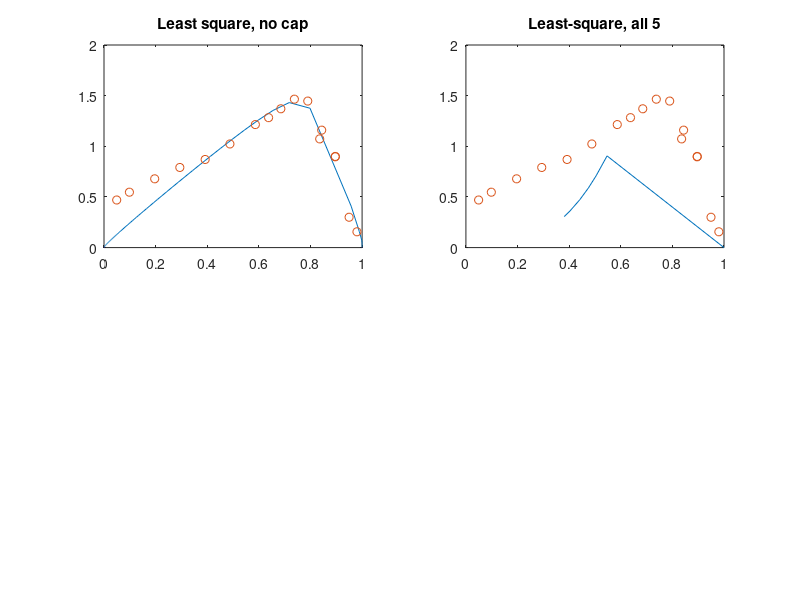

Write MATLAB code to recreate this figure. (Note: this script raises an error after producing the figure.)
% Estimating foam parameters using foam scan data
% Written by A. A. Eftekhari
% Revised on September 4th, 2014
% Revised on September 24th, 2014: including a faster objective function,
% few more optimization algorithms, and a worse visualization of the
% results!
% Explanaton: This code first ignores the epcap, fmcap parameters and fits
% fmmob, fmdry, and epdry, which will be used as initial estimates for the
% next optimization step for all parameters
% note:
% F2(1) = fmmob
% F2(2) = epdry
% F2(3) = fmdry
% F5(1) = fmcap
% F5(2) = epcap
% some more clarification: Frist, I calculate the saturation values using
% the foam flood data (fg, and mu_app) and the liquid relperm curve. Then I
% use those saturation values in the FM term (stars model) and mobility
% terms to define a very efficient objective function.
clc; clear;
%% Physical properties
% muw = 9.5430e-04; % Pa.s
muw = 0.0009523072117647059; % Pa.s
% mug = 2e-5; % Pa.s
mug = 1.976701521987679e-5; % Pa.s
visc = [mug muw];
% A = pi()*0.038^2/4; % [m^2] cross section area of the core
% u = 1e-6/60/A; % [m/s]
% u = 10*0.3048/(24*3600); % [m/s] **** IT'S NEVER CONSTANT ****
% sigma_wg = 0.03; % [N/m]
%% data
fg_exp = [0.0492309
 0.0984484
 0.196418
 0.293757
 0.391969
 0.487949
 0.586442
 0.637661
 0.685237
 0.737687
 0.789534
 0.83579
 0.84349
 0.896027
 0.896229
 0.94964
 0.980033];

muf_exp = [0.469885
 0.546869
 0.678961
 0.791027
 0.869952
 1.02302
 1.21448
 1.28277
 1.37034
 1.46518
 1.4465
 1.07299
 1.15943
 0.896267
 0.900058
 0.299594
 0.156026]; % [Pa.s]
u = [1.46839e-5
 1.46705e-5
 1.46302e-5
 1.45658e-5
 1.45016e-5
 1.43499e-5
 1.4214e-5
 1.41953e-5
 1.40065e-5
 1.40059e-5
 1.3965e-5
 1.78987e-5
 1.40845e-5
 1.41342e-5
 1.41617e-5
 1.45908e-5
 1.47197e-5]; %
[fg_exp, fg_ind] = sort(fg_exp);
muf_exp = muf_exp(fg_ind);
u = u(fg_ind);
%% define the functions
% swc = 0.20;
% sgr = 0.05;
% krg0 = 0.94;
% ng = 4.8;
% krw0 = 0.12;
% nw = 4;
% relperm = [krg0 ng krw0 nw swc sgr];
relperm = [ 0.94    1.8    0.46453264685357337,1.9774829446424782,0.2,0.04968307320292199]; % foam ct 0.03%
% relperm = [ 0.9560    1.4293    0.2843    3.9173    0.068    0.01]; % nanofoam
krg0 = relperm(1);
ng = relperm(2);
krw0 = relperm(3);
nw = relperm(4);
swc = relperm(5);
sgr = relperm(6);
% swc = 0.10;
% sgr = 0.05;
% krg0 = 0.94;
% ng = 1.8;
% krw0 = 0.22;
% nw = 4;
sigma_wg = 0.03;

sws = @(sw)((sw>swc).*(sw<1-sgr).*(sw-swc)/(1-sgr-swc)+(sw>=1-sgr).*ones(size(sw)));
kr = @(sw)((sw>=swc).*krg0.*(1-sws(sw)).^ng+(sw<swc).*(1+(krg0-1)/swc*sw));
krw = @(sw)((sw<=1-sgr).*krw0.*sws(sw).^nw+(sw>1-sgr).*(-(1-krw0)/sgr.*(1-sw)+1));

fm = @(sw, F2)(1+F2(1)*(0.5+atan(F2(2).*(sw-F2(3)))/pi()));
krg = @(sw, F2)(kr(sw)./fm(sw, F2));


%% Define the main functions
fg = @(sw, F2)((krg(sw,F2)/mug)./(krw(sw)/muw+krg(sw,F2)/mug));
mu_foam = @(sw, F2)(1./(krw(sw)/muw+krg(sw, F2)/mug));
fm2 = @(sw, F2, F5, mu_f)(1+F2(1)*(0.5+atan(F2(2).*(sw-F2(3)))/pi()).* ...
    (F5(1)./(mu_f.*u/sigma_wg)).^F5(2));
krg2 = @(sw, F2, F5, mu_f)(kr(sw)./fm2(sw, F2, F5, mu_f));
fg2 = @(sw, F2, F5, mu_f)((krg2(sw,F2, F5, mu_f)/mug)./(krw(sw)/muw+...
    krg2(sw,F2, F5, mu_f)/mug));
mu_foam2 = @(sw, F2, F5, mu_f)(1./(krw(sw)/muw+krg2(sw, F2, F5, mu_f)/mug));
%% find sw for a known liquid relperm
% sw = zeros(size(muf_exp));
% n_data = length(muf_exp);
% for i = 1:n_data
% %     fsw = @(sw)(krw(sw)-(muw*(1-fg_exp(i))./muf_exp(i)));
% %     sw(i) = fzero(fsw, 0.5);
%     sw(i) = (1-swc-sgr)*(muw*(1-fg_exp(i))./(krw0*muf_exp(i))).^(1/nw)+swc;
% end
sw = (1-swc-sgr)*(muw*(1-fg_exp)./(krw0*muf_exp)).^(1/nw)+swc;

plot(sw, fg_exp, 'o'); axis([0 1 0 1]);

%% calculate FM
FM = mug/muw*fg_exp./(1-fg_exp).*(krw(sw)./kr(sw));
FM2 = mug./muf_exp.*fg_exp./kr(sw);
f_foam = 1./FM-1;
k_dimless = muf_exp.*(krw(sw)/muw+kr(sw)/mug);
%% The initial three-parameter objective function
w = ones(size(fg_exp));

[mumax, muind] = max(muf_exp);
w(muind-1:muind+1)=5;
%     Fun5 = @(x)(w.*abs(fm(sw(2:end-1,i),x)-f_foam(2:end-1,i)));
Fun5 = @(x)(w.*abs(mu_foam(sw,x)-muf_exp));
x_guess5 = [1000 500 mean(sw)];
[x_new5, fval5]=lsqnonlin(Fun5, x_guess5,...
    [10 10 swc], [500000 100000 swc+0.6]);

sw_plot = linspace(0,1,500)';
figure(1); subplot(2,2,1);plot(fg(sw_plot, x_new5), mu_foam(sw_plot, ...
    x_new5), fg_exp, muf_exp, 'o');
title('Least square, no cap');
%% including capillary term; least square
options = optimset('TolX', 1e-30, 'TolFun', 1e-30, 'TolCon', 1e-30, ...
            'TolGradCon', 1e-30);
[mumax, muind] = max(muf_exp);
w(muind-1:muind+1)=10;
Fun = @(x)(w.*abs(mu_foam2(sw,x(1:3),x(4:5), muf_exp)-muf_exp));
% x_guess = [x_new5 1e-5 -0.7];
    x_guess = [x_guess5 1e-5 1];
[x_new_ls, fval_ls]=lsqnonlin(Fun, x_guess,...
    [10 10 swc 1e-6 -2], [500000 500000 swc+0.6 1e-3 5], options);
%% visualization; least square
mu_app2 = sw;
for j = 1:length(sw)
    options = optimset('TolX', 1e-30, 'TolFun', 1e-30, 'TolCon', 1e-30, ...
        'TolGradCon', 1e-30);
%         mu_app2(j) = fzero(@(x)(x-mu_foam2(sw(j), x_new_ls(1:3), x_new_ls(4:5), x)), 0.5);
    mu_app2(j) = fsolve(@(x)(x-mu_foam2(sw(j), x_new_ls(1:3), x_new_ls(4:5), x)), 0.3, options);
%         mu_app2(j,i) = fmincon(@(x)abs(x-mu_foam2(sw(j,i), x_new(1:3,i), x_new(4:5,i), x)), 0.1, ...
%             [],[],[],[], 0, 10, [], options);
end

    figure(1);subplot(2,2,2);plot(fg2(sw, x_new_ls(1:3), x_new_ls(4:5), mu_app2), ...
        mu_foam2(sw, x_new_ls(1:3), x_new_ls(4:5), mu_app2), ...
        fg_exp, muf_exp, 'o');
    title('Least-square, all 5');

%% including capillary term; constrained optimization
[mumax, muind] = max(muf_exp);
w(muind-1:muind+1)=10;

Fun = @(x)sum(w.*abs(mu_foam2(sw,x(1:3),x(4:5), muf_exp)-muf_exp));
x_guess = x_new_ls;
%     x_guess = [x_guess5 1e-4 0.5];
[x_new_con, fval_con]=fmincon(Fun, x_guess, [],[],[],[],...
    [10 10 swc 1e-6 -2], [500000 100000 swc+0.6 1e-3 5]);


%% visualization; constrained
mu_app2 = sw;
for j = 1:length(sw)
    options = optimset('TolX', 1e-30, 'TolFun', 1e-30, 'TolCon', 1e-30, ...
        'TolGradCon', 1e-30);
%         mu_app2(j,i) = fzero(@(x)(x-mu_foam2(sw(j,i), x_new(1:3,i), x_new(4:5,i), x)), [eps*100, 1]);
    mu_app2(j) = fsolve(@(x)(x-mu_foam2(sw(j), x_new_con(1:3), x_new_con(4:5), x)), 0.5, options);
%         mu_app2(j,i) = fmincon(@(x)abs(x-mu_foam2(sw(j,i), x_new(1:3,i), x_new(4:5,i), x)), 0.1, ...
%             [],[],[],[], 0, 10, [], options);
end

figure(1);subplot(2,2,3);plot(fg2(sw, x_new_con(1:3), x_new_con(4:5), mu_app2), ...
    mu_foam2(sw, x_new_con(1:3), x_new_con(4:5), mu_app2), ...
    fg_exp, muf_exp, 'o');
title('sum of errors, all 5');

%% including capillary term; search based
[mumax, muind] = max(muf_exp);
w(muind-1:muind+1)=10;

Fun = @(x)sum(w.*abs(mu_foam2(sw,x(1:3),x(4:5), muf_exp)-muf_exp));
x_guess = x_new_con;
%     x_guess = [x_guess5 1e-4 0.5];
[x_new_src, fval_src]=fminsearch(Fun, x_guess, options);


%% visualization; search based
mu_app2 = sw;
for j = 1:length(sw)
    options = optimset('TolX', 1e-30, 'TolFun', 1e-30, 'TolCon', 1e-30, ...
        'TolGradCon', 1e-30);
%         mu_app2(j,i) = fzero(@(x)(x-mu_foam2(sw(j,i), x_new(1:3,i), x_new(4:5,i), x)), [eps*100, 1]);
    mu_app2(j) = fsolve(@(x)(x-mu_foam2(sw, x_new_src(1:3), x_new_src(4:5), x)), 0.5, options);
%         mu_app2(j,i) = fmincon(@(x)abs(x-mu_foam2(sw(j,i), x_new(1:3,i), x_new(4:5,i), x)), 0.1, ...
%             [],[],[],[], 0, 10, [], options);
end

figure(1);subplot(2,2,4);plot(fg2(sw, x_new_src(1:3), x_new_src(4:5), mu_app2), ...
    mu_foam2(sw, x_new_src(1:3), x_new_src(4:5), mu_app2), ...
    fg_exp, muf_exp, 'o');
title('sum of errors, all 5, search');

%% including capillary term; genetic (needs tuning)
% options = gaoptimset('PopulationSize', 100, 'TolFun', 1e-20, ...
%     'Generations', 5000);
% for i =1:n_data
%     [mumax, muind] = max(muf_exp_all(2:end-1,i));
%     w(muind-1:muind+1)=1;
%
%     Fun = @(x)sum(w.*abs(mu_foam2(sw(2:end-1,i),x(1:3),x(4:5), muf_exp_all(2:end-1,i)) ...
%         -muf_exp_all(2:end-1,i)));
%     x_guess = x_new(:,i);
% %     x_guess = [x_guess5 1e-4 0.5];
%     [x_new(:,i), fval(i)] = ga(Fun,5,[],[],[],[], ...
%         [10 10 swc 1e-6 -2], [500000 100000 swc+0.6 1e-3 5], [], options);
% end
%
% %% visualization; genetic
% mu_app2 = muf_exp_all;
% for i =1:n_data
%     for j = 2:length(fg_exp)-1
%         options = optimset('TolX', 1e-30, 'TolFun', 1e-30, 'TolCon', 1e-30, ...
%             'TolGradCon', 1e-30);
% %         mu_app2(j,i) = fzero(@(x)(x-mu_foam2(sw(j,i), x_new(1:3,i), x_new(4:5,i), x)), [eps*100, 1]);
%         mu_app2(j,i) = fsolve(@(x)(x-mu_foam2(sw(j,i), x_new(1:3,i), x_new(4:5,i), x)), 0.5, options);
% %         mu_app2(j,i) = fmincon(@(x)abs(x-mu_foam2(sw(j,i), x_new(1:3,i), x_new(4:5,i), x)), 0.1, ...
% %             [],[],[],[], 0, 10, [], options);
%     end
%
%     figure(5);subplot(2,4,i);plot(fg2(sw(:,i), x_new(1:3,i), x_new(4:5,i), mu_app2(:,i)), ...
%         mu_foam2(sw(:,i), x_new(1:3,i), x_new(4:5,i), mu_app2(:,i)), ...
%         fg_exp_all(:,i), muf_exp_all(:,i), 'o');
%     title(['k = ' num2str(k_all(i))]);
% end

%% including capillary; pattern search
% x_new_src = zeros(5, n_data);
% fval_src=zeros(1,n_data);
% for i =1:n_data
%     [mumax, muind] = max(muf_exp_all(2:end-1,i));
%     w(muind-1:muind+1)=1;
%
%     Fun = @(x)sum(w.*abs(mu_foam2(sw(2:end-1,i),x(1:3),x(4:5), muf_exp_all(2:end-1,i)) ...
%         -muf_exp_all(2:end-1,i)));
%     x_guess = x_new_ls(:,i);
% %     x_guess = [x_guess5 1e-4 0.5];
%     [x_new_src(:,i), fval_src(i)]=patternsearch(Fun, x_guess, [],[],[],[],...
%         [10 10 swc 1e-6 -2], [500000 100000 swc+0.6 1e-3 5]);
% end
%
% %% visualization; search based
% mu_app2 = muf_exp_all;
% for i =1:n_data
%     for j = 2:length(fg_exp)-1
%         options = optimset('TolX', 1e-30, 'TolFun', 1e-30, 'TolCon', 1e-30, ...
%             'TolGradCon', 1e-30);
% %         mu_app2(j,i) = fzero(@(x)(x-mu_foam2(sw(j,i), x_new(1:3,i), x_new(4:5,i), x)), [eps*100, 1]);
%         mu_app2(j,i) = fsolve(@(x)(x-mu_foam2(sw(j,i), x_new_src(1:3,i), x_new_src(4:5,i), x)), 0.5, options);
% %         mu_app2(j,i) = fmincon(@(x)abs(x-mu_foam2(sw(j,i), x_new(1:3,i), x_new(4:5,i), x)), 0.1, ...
% %             [],[],[],[], 0, 10, [], options);
%     end
%
%     figure(4);subplot(2,4,i);plot(fg2(sw(:,i), x_new_src(1:3,i), x_new_src(4:5,i), mu_app2(:,i)), ...
%         mu_foam2(sw(:,i), x_new_src(1:3,i), x_new_src(4:5,i), mu_app2(:,i)), ...
%         fg_exp_all(:,i), muf_exp_all(:,i), 'o');
%     title(['k = ' num2str(k_all(i))]);
% end
